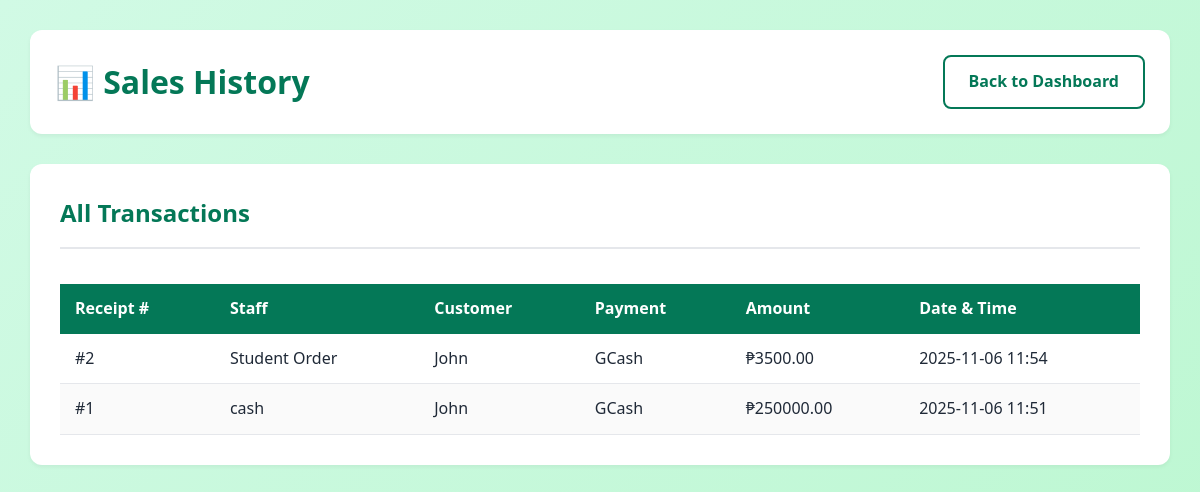
Page /admin/sales (signed in) on the committed database.
### tables this page shows
CREATE TABLE sales (
            id INTEGER PRIMARY KEY AUTOINCREMENT,
            staff_id INTEGER,
            student_name TEXT,
            payment_method TEXT NOT NULL CHECK(payment_method IN ('Cash', 'GCash')),
            total_amount REAL NOT NULL,
            created_at TIMESTAMP DEFAULT CURRENT_TIMESTAMP,
            FOREIGN KEY (staff_id) REFERENCES users(id)
        );

CREATE TABLE users (
            id INTEGER PRIMARY KEY AUTOINCREMENT,
            username TEXT UNIQUE NOT NULL,
            email TEXT UNIQUE NOT NULL,
            password_hash TEXT NOT NULL,
            role TEXT NOT NULL CHECK(role IN ('admin', 'staff')),
            created_at TIMESTAMP DEFAULT CURRENT_TIMESTAMP,
            is_active INTEGER DEFAULT 1
        );

### app.py (the view)
@app.route('/admin/sales')
def admin_sales():
    if 'user_id' not in session or session.get('role') != 'admin':
        return redirect(url_for('login'))
    conn = get_db()
    cursor = conn.cursor()
    sales = cursor.execute('''
        SELECT s.*, u.username as staff_name
        FROM sales s
        LEFT JOIN users u ON s.staff_id = u.id
        ORDER BY s.created_at DESC
    ''').fetchall()
    conn.close()
    return render_template('admin_sales.html', sales=sales)

### app.py (called while the page is built)
def get_db():
    conn = sqlite3.connect(DATABASE)
    conn.row_factory = sqlite3.Row
    return conn

### templates/admin_sales.html (shortened to what this page needs)
<!DOCTYPE html>
<html lang="en">
<head>
    <link rel="stylesheet" href="{{ url_for('static', filename='style.css') }}">
</head>
<body>
    <div class="dashboard-container">
        <div class="dashboard-header">
            <h1>📊 Sales History</h1>
            <div class="user-info">
                <a href="{{ url_for('admin_dashboard') }}" class="btn btn-secondary">Back to Dashboard</a>
            </div>
        </div>
        <div class="content-section">
            <h2>All Transactions</h2>
            <div class="table-container">
                <table>
                    <thead>
                        <tr>
                            <th>Receipt #</th>
                            <th>Staff</th>
                            <th>Customer</th>
                            <th>Payment</th>
                            <th>Amount</th>
                            <th>Date & Time</th>
                        </tr>
                    </thead>
                    <tbody>
                        {% for sale in sales %}
                        <tr>
                            <td>#{{ sale.id }}</td>
                            <td>{{ sale.staff_name or 'Student Order' }}</td>
                            <td>{{ sale.student_name or 'Walk-in' }}</td>
                            <td>{{ sale.payment_method }}</td>
                            <td>₱{{ "%.2f"|format(sale.total_amount) }}</td>
                            <td>{{ sale.created_at[:16] }}</td>
                        </tr>
                        {% else %}
                        <tr>
                            <td colspan="6" style="text-align: center; color: #6b7280;">No sales recorded yet.</td>
                        </tr>
                        {% endfor %}
                    </tbody>
                </table>
            </div>
        </div>
    </div>
</body>
</html>

### static/style.css (style rules this page uses)
* { margin: 0; padding: 0; box-sizing: border-box; }
body { font-family: 'Segoe UI', Tahoma, Geneva, Verdana, sans-serif; background: linear-gradient(135deg, #d1fae5 0%, #bbf7d0 100%); min-height: 100vh; color: #1f2937; line-height: 1.6; }
.btn { display: inline-block; padding: 12px 24px; border-radius: 8px; text-decoration: none; font-weight: 600; transition: all 0.3s; border: none; cursor: pointer; font-size: 1rem; }
.btn-secondary { background: white; color: #047857; border: 2px solid #047857; }
.dashboard-container { max-width: 1400px; margin: 0 auto; padding: 30px; }
.dashboard-header { background: white; padding: 25px; border-radius: 12px; box-shadow: 0 2px 4px rgba(0, 0, 0, 0.05); margin-bottom: 30px; display: flex; justify-content: space-between; align-items: center; }
.dashboard-header h1 { color: #047857; font-size: 2rem; }
.dashboard-header .user-info { text-align: right; }
.content-section { background: white; padding: 30px; border-radius: 12px; box-shadow: 0 2px 4px rgba(0, 0, 0, 0.05); margin-bottom: 30px; }
.content-section h2 { color: #047857; font-size: 1.5rem; margin-bottom: 20px; padding-bottom: 15px; border-bottom: 2px solid #e5e7eb; }
.table-container { overflow-x: auto; }
table { width: 100%; border-collapse: collapse; margin-top: 15px; }
table thead { background: #047857; color: white; }
table th, table td { padding: 12px 15px; text-align: left; }
table tbody tr { border-bottom: 1px solid #e5e7eb; }
table tbody tr:nth-child(even) { background: #fafafa; }

### rows in the picture
sales: id "2", staff_name "Student Order", student_name "John", payment_method "GCash", total_amount "3500.00", created_at "2025-11-06 11:54"
sales: id "1", username "cash", student_name "John", payment_method "GCash", total_amount "250000.00", created_at "2025-11-06 11:51"
